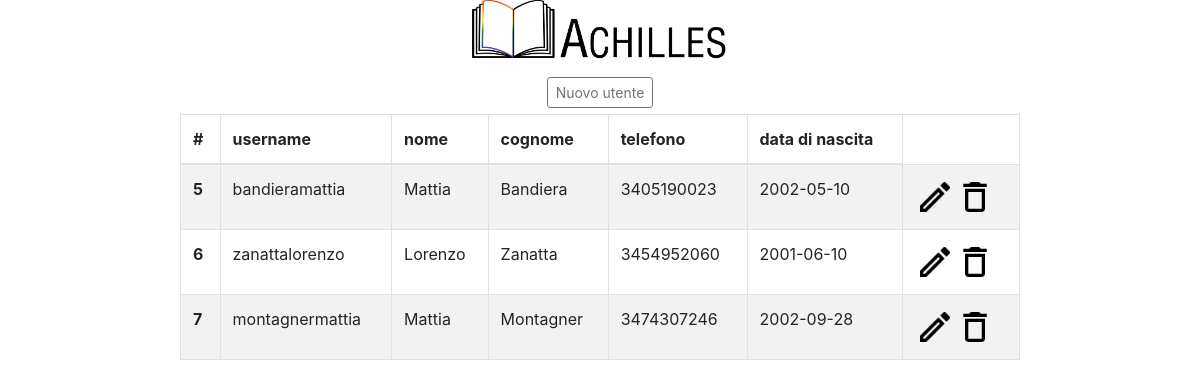
Screenshot of /GusattoDerek_Achilles/utenti.php (signed in) with the database file from the repository.
### tables this page shows
CREATE TABLE `utente` (
  `idUtente` int(11) NOT NULL,
  `username` varchar(40) NOT NULL,
  `password` varchar(40) NOT NULL,
  `email` varchar(100) NOT NULL,
  `nome` varchar(100) NOT NULL,
  `cognome` varchar(100) NOT NULL,
  `dataNascita` date NOT NULL,
  `telefono` varchar(10) NOT NULL,
  `via` varchar(50) NOT NULL,
  `numCivico` varchar(4) NOT NULL,
  `cap` varchar(5) NOT NULL,
  `ruolo` varchar(20) NOT NULL DEFAULT 'user',
  `fkComune` int(11) NOT NULL,
  `fkBiblioteca` int(11) NOT NULL
);

### GusattoDerek_Achilles/utenti.php (the view, shortened to what this page needs)
<!DOCTYPE html>
<html>
<head>
<link rel="stylesheet" href="https://cdn.jsdelivr.net/npm/bootstrap@4.6.0/dist/css/bootstrap.min.css">
<link rel="stylesheet" href="stylesheet.css">
</head>
<body onload="intestazione()">
<center>
<div class="header">
<a href="achilles.php" ><img src="images/logo.png" height="70px"/></a>
</div>
<button type="button" class="btn btn-outline-secondary btn-sm"  onclick="location.href = 'nuovoutente.php'"  style="margin: 5pt">Nuovo utente</button>
<table class="table table-striped table-bordered" style="width:70%">
  <thead>
    <tr>
      <th scope="col">#</th>
      <th scope="col">username</th>
      <th scope="col">nome</th>
      <th scope="col">cognome</th>
      <th scope="col">telefono</th>
      <th scope="col">data di nascita</th>
    </tr>
  </thead>
  <tbody>
  <?php
    $con = new mysqli(DB_SERVER, DB_USERNAME, DB_PASSWORD, DB_NAME);
    $con->set_charset("utf8");
    $sql = " SELECT * FROM utente";
    if(isset($_SESSION['idBiblioteca'])){
        $sql .= " WHERE fkBiblioteca  = '".$_SESSION['idBiblioteca']."'";
    }
    $result = $con->query($sql);
        if ($result) {
            if ($result->num_rows > 0) {
                while($row=$result->fetch_array()){
                    echo "<tr>";
                    echo '<th scope="row">'.$row['idUtente'].'</th>';
                    echo '<td>'.$row['username'].'</td>';
                    echo '<td>'.$row['nome'].'</td>';
                    echo '<td>'.$row['cognome'].'</td>';
                    echo '<td>'.$row['telefono'].'</td>';
                    echo '<td>'.$row['dataNascita'].'</td>';
                    echo '<td>';
                    echo "<a href='modifica_utente.php?idUtente=".$row['idUtente']."'><img src='images/icons/edit.png' height='40'></a>";
                    echo "<a href='eliminautente.php?idUtente=".$row['idUtente']."'><img src='images/icons/delete.png' height='40'></a>";
                    echo '</td>';
                    echo "</tr>";
                }
            } else {
            }
        } else {
            echo "errore: ".$con->error;
        }
    ?>
  </tbody>
</table>
</center>
</body>

### GusattoDerek_Achilles/stylesheet.css (style rules this page uses)
.header { height: 15%; display: block; }
a { text-decoration: none; font-weight: bold; font-family: Verdana, Geneva, Tahoma, sans-serif; color: black; }

### rows the page displays
utente: idUtente "5", username "bandieramattia", nome "Mattia", cognome "Bandiera", telefono "3405190023", dataNascita "2002-05-10"
utente: idUtente "6", username "zanattalorenzo", nome "Lorenzo", cognome "Zanatta", telefono "3454952060", dataNascita "2001-06-10"
utente: idUtente "7", username "montagnermattia", nome "Mattia", cognome "Montagner", telefono "3474307246", dataNascita "2002-09-28"
